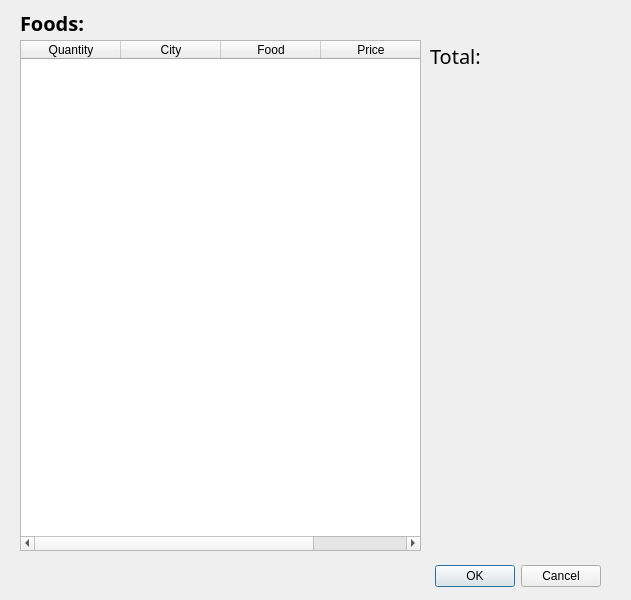
<?xml version="1.0" encoding="UTF-8"?>
<ui version="4.0">
 <class>purchaseFoods</class>
 <widget class="QDialog" name="purchaseFoods">
  <property name="geometry">
   <rect>
    <x>0</x>
    <y>0</y>
    <width>631</width>
    <height>600</height>
   </rect>
  </property>
  <property name="windowTitle">
   <string>Dialog</string>
  </property>
  <widget class="QDialogButtonBox" name="buttonBox">
   <property name="geometry">
    <rect>
     <x>260</x>
     <y>560</y>
     <width>341</width>
     <height>32</height>
    </rect>
   </property>
   <property name="orientation">
    <enum>Qt::Horizontal</enum>
   </property>
   <property name="standardButtons">
    <set>QDialogButtonBox::Cancel|QDialogButtonBox::Ok</set>
   </property>
  </widget>
  <widget class="QTableWidget" name="cartFoodTable">
   <property name="geometry">
    <rect>
     <x>20</x>
     <y>40</y>
     <width>401</width>
     <height>511</height>
    </rect>
   </property>
   <property name="columnCount">
    <number>4</number>
   </property>
   <column>
    <property name="text">
     <string>Quantity</string>
    </property>
   </column>
   <column>
    <property name="text">
     <string>City</string>
    </property>
   </column>
   <column>
    <property name="text">
     <string>Food</string>
    </property>
   </column>
   <column>
    <property name="text">
     <string>Price</string>
    </property>
   </column>
  </widget>
  <widget class="QLabel" name="label">
   <property name="geometry">
    <rect>
     <x>20</x>
     <y>12</y>
     <width>121</width>
     <height>21</height>
    </rect>
   </property>
   <property name="font">
    <font>
     <family>Arial Black</family>
     <pointsize>15</pointsize>
     <weight>75</weight>
     <bold>true</bold>
    </font>
   </property>
   <property name="text">
    <string>Foods:</string>
   </property>
  </widget>
  <widget class="QLabel" name="label_2">
   <property name="geometry">
    <rect>
     <x>430</x>
     <y>40</y>
     <width>121</width>
     <height>31</height>
    </rect>
   </property>
   <property name="font">
    <font>
     <family>Arial Black</family>
     <pointsize>15</pointsize>
    </font>
   </property>
   <property name="text">
    <string>Total: </string>
   </property>
  </widget>
 </widget>
 <resources/>
 <connections>
  <connection>
   <sender>buttonBox</sender>
   <signal>accepted()</signal>
   <receiver>purchaseFoods</receiver>
   <slot>accept()</slot>
   <hints>
    <hint type="sourcelabel">
     <x>248</x>
     <y>254</y>
    </hint>
    <hint type="destinationlabel">
     <x>157</x>
     <y>274</y>
    </hint>
   </hints>
  </connection>
  <connection>
   <sender>buttonBox</sender>
   <signal>rejected()</signal>
   <receiver>purchaseFoods</receiver>
   <slot>reject()</slot>
   <hints>
    <hint type="sourcelabel">
     <x>316</x>
     <y>260</y>
    </hint>
    <hint type="destinationlabel">
     <x>286</x>
     <y>274</y>
    </hint>
   </hints>
  </connection>
 </connections>
</ui>
